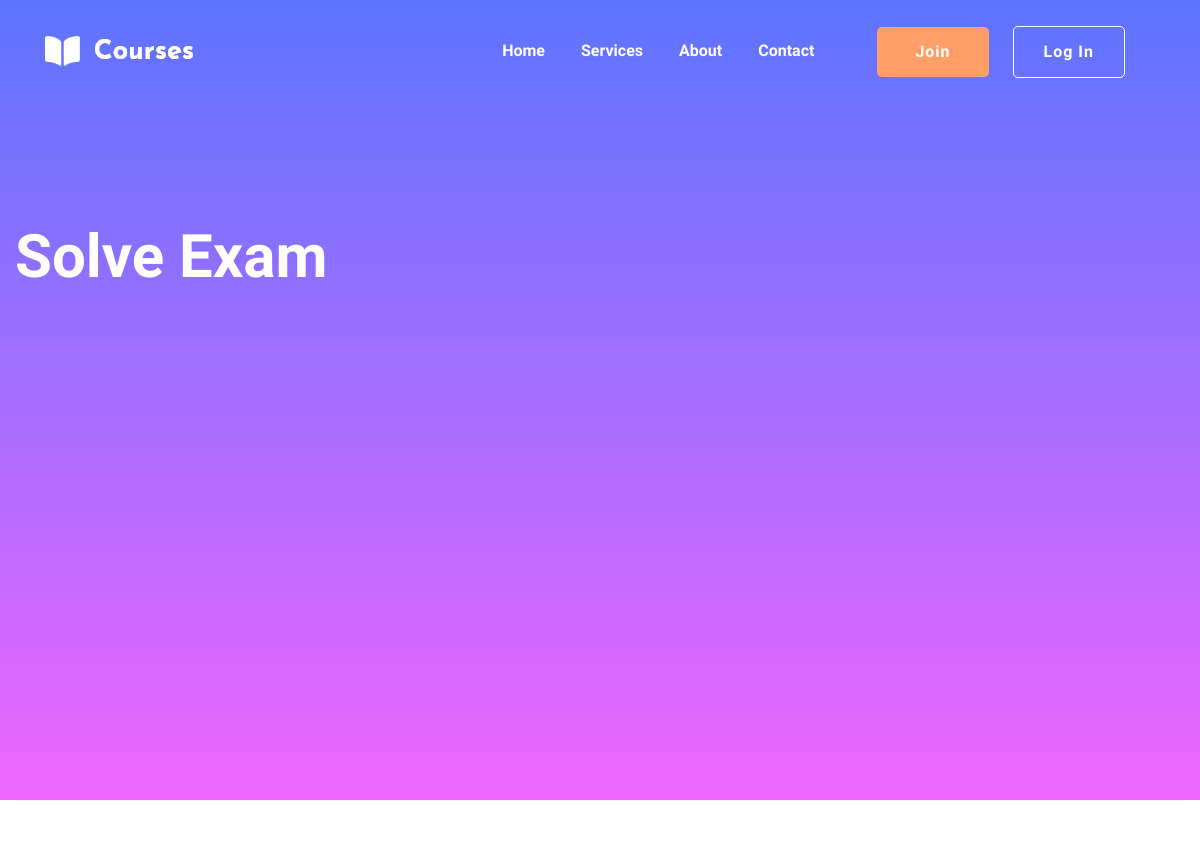
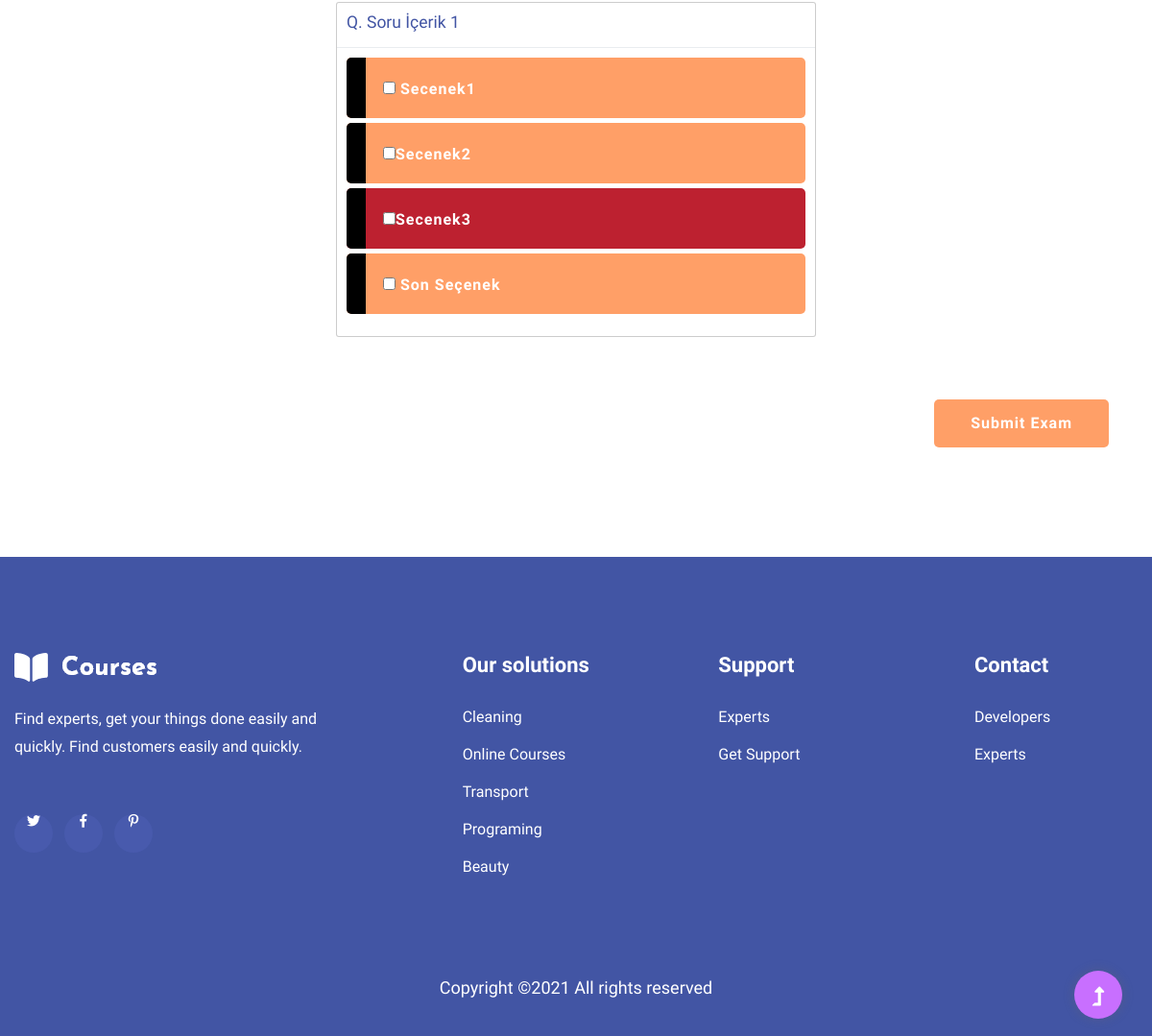
The page /question/ on the database its author committed (2 pictures, top to bottom).
### question/models.py (models this page shows)
class Question(models.Model):
    id = CharField(max_length=20, primary_key=True, db_column='id')
    exam_id = ForeignKey(Exam,
                         default=None,
                         db_column='EXAMID',
                         on_delete=models.CASCADE)
    context = CharField(max_length=1000, default='', db_column='CONTEXT')
    choice1 = CharField(max_length=400, default='', db_column='CHOICE1')
    choice2 = CharField(max_length=400, default='', db_column='CHOICE2')
    choice3 = CharField(max_length=400, default='', db_column='CHOICE3')
    choice4 = CharField(max_length=400, default='', db_column='CHOICE4')
    correct = IntegerField(db_column='CORRECT',
                           default=1,
                           validators=[validate_choice])
    class Meta:
        db_table = "QUESTION"

### question/views.py (the view)
# urls.py: url(r'^question/', question_view),
@csrf_exempt
def question_view(request):
    examView = ExamController('EXM2021020000').exam_show()
    questions = examView.questions
    if request.method == 'POST':
        print(request.POST)
    return render(request, 'solvee.html', {'questions': questions})

### exam/controllers.py (called while the page is built)
    def exam_show(self):
        return ExamView(self.exam.id)

### templates/solvee.html (shortened to what this page needs)
{% extends 'base.html' %}
{% load static %}
{% block body %}
     <main>
        <section class="slider-area slider-area2">
            <div class="slider-active">
              <div class="single-slider slider-height2">
                <div class="container">
                  <div class="row">
                    <div class="col-xl-8 col-lg-11 col-md-12">
                      <div class="hero__caption hero__caption2">
                        <h1 data-animation="bounceIn" data-delay="0.2s">Solve Exam</h1>
                   </div>
                </div>
             </div>
          </div>
       </div>
       </div>
       </section>
           <div class="whole-wrap">
									<div class="container box_1170">
										<div class="section-top-border">
                                            <div class="wrapper">
                                                   <div class="container-fluid">
                                                       <form action="" method="POST">
                                                           {% for question in questions %}
                                                           <div id ="duplicater">
                                                                <div class="modal-dialog">
                                                                <div class="modal-content">
                                                                    <div class="modal-header">
                                                                        <h3>Q. {{ question.context}}</h3>
                                                                    </div>
                                                                    <div class="modal-body">
                                                                        <div class="quiz" id="quiz" data-toggle="buttons">
                                                                            <label class="element-animation1 btn btn-lg btn-danger btn-block">
                                                                                <span class="btn-label"></span>
                                                                                <input type="checkbox" id=""name="q_answer" value="1">
                                                                                {{ question.choice1}}
                                                                            </label>
                                                                            <label class="element-animation2 btn btn-lg btn-danger btn-block">
                                                                                <span class="btn-label"></span>
                                                                                <input type="checkbox" name="q_answer" value="2">{{ question.choice2}}
                                                                            </label>
                                                                            <label class="element-animation3 btn btn-lg btn-danger btn-block active">
                                                                                <span class="btn-label"></span>
                                                                                <input type="checkbox" name="q_answer" value="3">{{ question.choice3}}
                                                                            </label>
                                                                            <label class="element-animation4 btn btn-lg btn-danger btn-block">
                                                                                <span class="btn-label"></span>
                                                                                <input type="checkbox" name="q_answer" value="4"> {{ question.choice4}}
                                                                            </label>
                                                                        </div>
                                                                    </div>
                                                                </div>
                                                                </div>
                                                           <br><br>
                                                           </div>
                                                           {% endfor %}
                                                           <div class="col-xl-12 col-lg-12 col-md-12 ">
                                                                <div class="d-flex justify-content-end ">
                                                                    <li class="button-header margin-right "><input class="btn btn-primary" type="submit" value="Submit Exam"></li>
                                                                </div>
                                                           </div>
                                                           <br><br>
                                                       </form>
                                                   </div>
                                            </div>
										</div>
									</div>
								</div>
    </main>
{% endblock%}

### templates/assets/css/solvee.css (style rules this page uses)
body { background-color: #616161 }
label.btn { padding: 18px 60px; white-space: normal; -webkit-transform: scale(1.0); -moz-transform: scale(1.0); -o-transform: scale(1.0); -webkit-transition-duration: .3s; -moz-transition-duration: .3s; -o-transition-duration: .3s }
label.btn-block { text-align: left; position: relative }
label .btn-label { position: absolute; left: 0; top: 0; display: inline-block; padding: 0 10px; background: #000000; height: 100% }
.element-animation1 { animation: animationFrames ease .8s; animation-iteration-count: 1; transform-origin: 50% 50%; -webkit-animation: animationFrames ease .8s; -webkit-animation-iteration-count: 1; -webkit-transform-origin: 50% 50%; -ms-animation: animationFrames ease .8s; -ms-animation-iteration-count: 1; -ms-transform-origin: 50% 50% }
.element-animation2 { animation: animationFrames ease 1s; animation-iteration-count: 1; transform-origin: 50% 50%; -webkit-animation: animationFrames ease 1s; -webkit-animation-iteration-count: 1; -webkit-transform-origin: 50% 50%; -ms-animation: animationFrames ease 1s; -ms-animation-iteration-count: 1; -ms-transform-origin: 50% 50% }
.element-animation3 { animation: animationFrames ease 1.2s; animation-iteration-count: 1; transform-origin: 50% 50%; -webkit-animation: animationFrames ease 1.2s; -webkit-animation-iteration-count: 1; -webkit-transform-origin: 50% 50%; -ms-animation: animationFrames ease 1.2s; -ms-animation-iteration-count: 1; -ms-transform-origin: 50% 50% }
.element-animation4 { animation: animationFrames ease 1.4s; animation-iteration-count: 1; transform-origin: 50% 50%; -webkit-animation: animationFrames ease 1.4s; -webkit-animation-iteration-count: 1; -webkit-transform-origin: 50% 50%; -ms-animation: animationFrames ease 1.4s; -ms-animation-iteration-count: 1; -ms-transform-origin: 50% 50% }
.modal-header { background-color: transparent; color: inherit }
.modal-body { min-height: 300px }

### rows shown on the page
Question: context "Soru İçerik 1", choice1 "Secenek1", choice2 "Secenek2", choice3 "Secenek3", choice4 "Son Seçenek"
